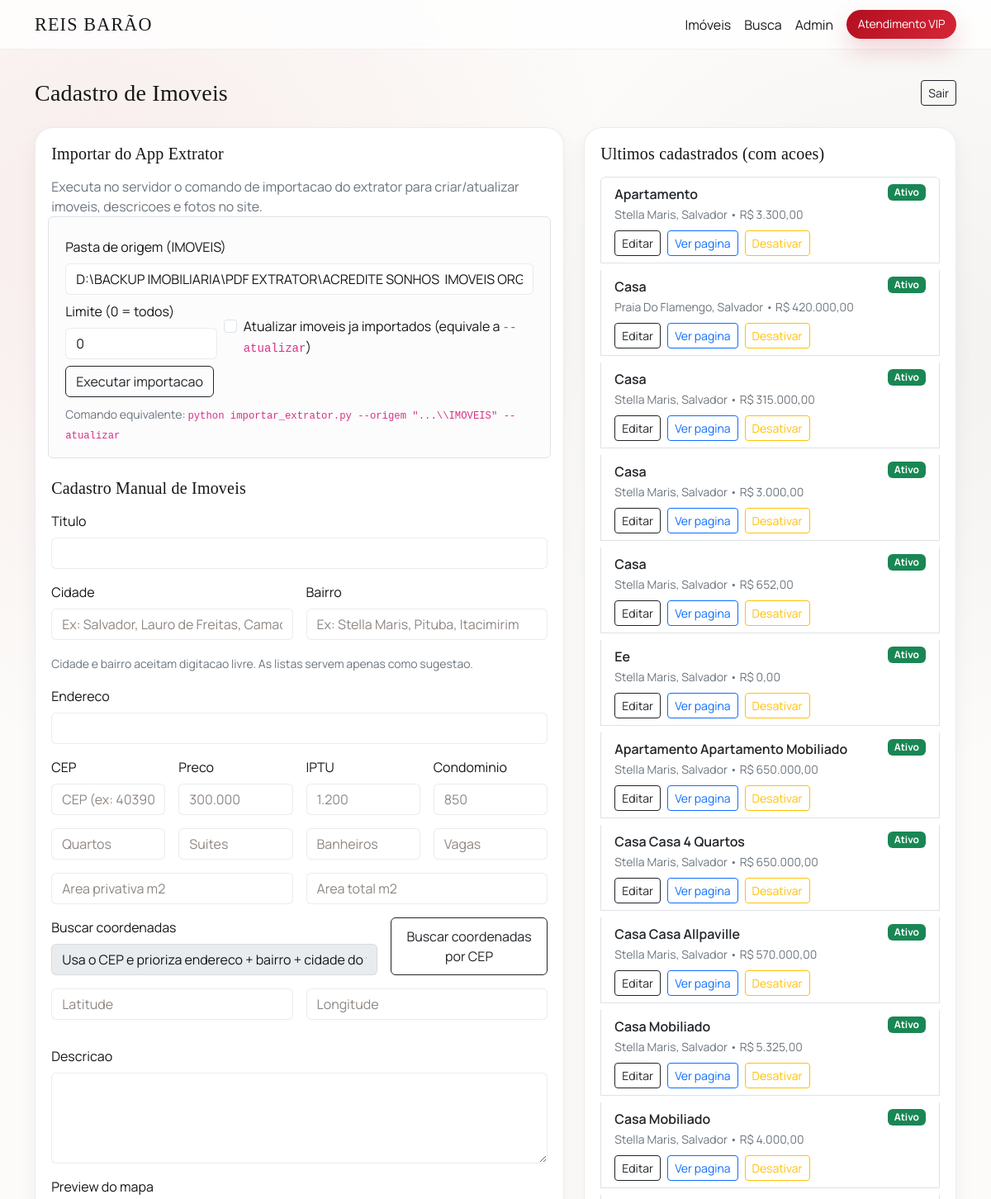
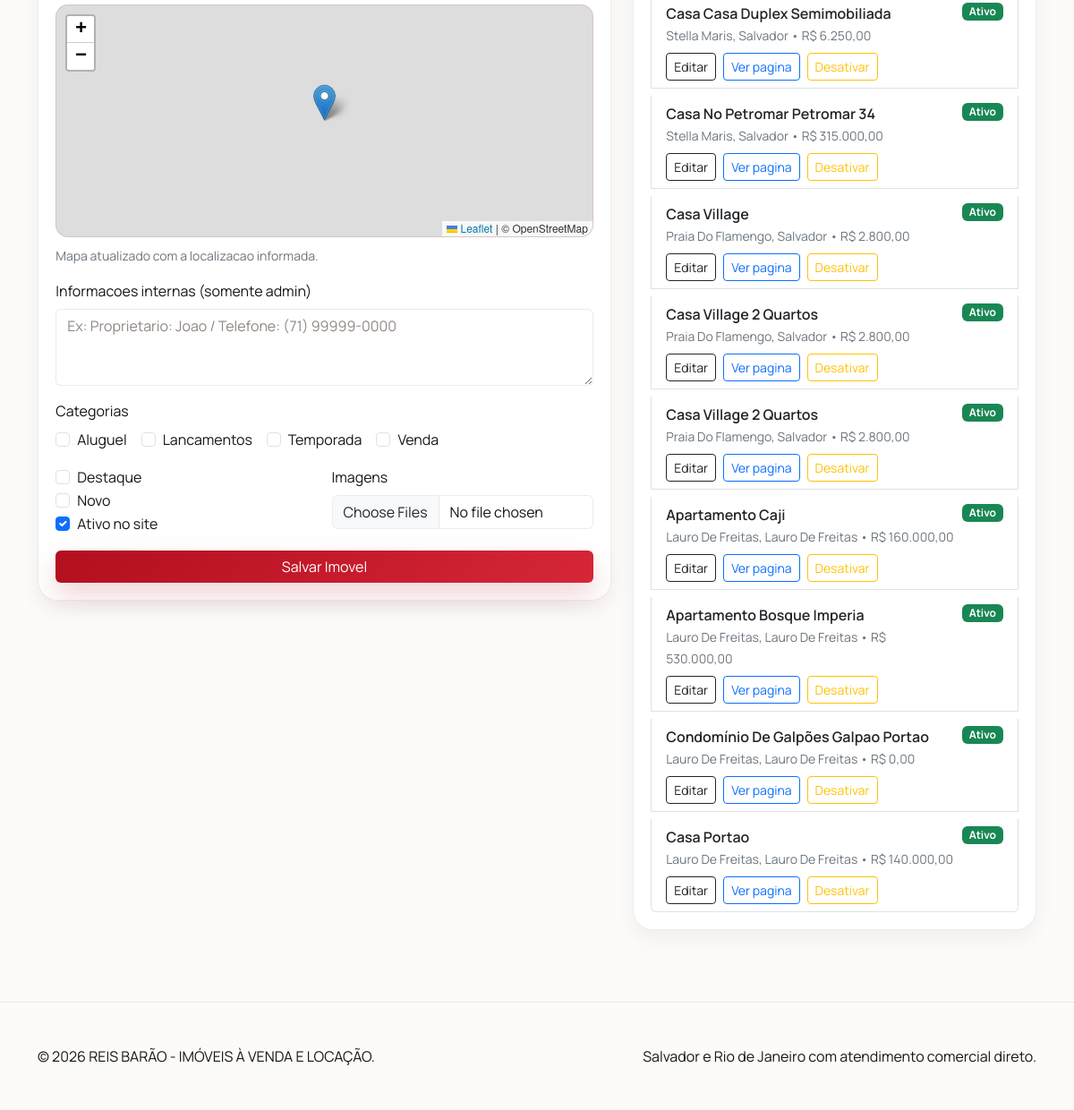
/admin (signed in), run on the app's committed database (2 pictures, top to bottom).
### app.py (models this page shows, shortened)
class Categoria(db.Model):
    id = db.Column(db.Integer, primary_key=True)
    nome = db.Column(db.String(40), unique=True, nullable=False, index=True)
    slug = db.Column(db.String(60), unique=True, nullable=False, index=True)
    ativa = db.Column(db.Boolean, default=True, nullable=False)

class Imovel(db.Model):
    id = db.Column(db.Integer, primary_key=True)
    slug = db.Column(db.String(160), unique=True, nullable=False, index=True)
    codigo_origem = db.Column(db.String(120), index=True)
    titulo = db.Column(db.String(180), nullable=False, index=True)
    descricao = db.Column(db.Text, nullable=False)
    info_interna = db.Column(db.Text)
    cidade = db.Column(db.String(120), nullable=False, index=True)
    bairro = db.Column(db.String(120), nullable=False, index=True)
    cep = db.Column(db.String(9), index=True)
    endereco = db.Column(db.String(220))
    latitude = db.Column(db.Float)
    longitude = db.Column(db.Float)
    preco = db.Column(db.Numeric(14, 2), nullable=False, index=True)
    iptu = db.Column(db.Numeric(12, 2), default=0)
    condominio = db.Column(db.Numeric(12, 2), default=0)
    area_privativa = db.Column(db.Float, nullable=False)
    area_total = db.Column(db.Float)
    quartos = db.Column(db.Integer, default=0)
    suites = db.Column(db.Integer, default=0)
    banheiros = db.Column(db.Integer, default=0)
    vagas = db.Column(db.Integer, default=0)
    destaque = db.Column(db.Boolean, default=False, nullable=False)
    novo = db.Column(db.Boolean, default=False, nullable=False)
    ativo = db.Column(db.Boolean, default=True, nullable=False, index=True)
    created_at = db.Column(db.DateTime, default=datetime.utcnow, nullable=False, index=True)
    updated_at = db.Column(
        db.DateTime, default=datetime.utcnow, onupdate=datetime.utcnow, nullable=False
    )
    categorias = db.relationship(
        "Categoria", secondary=imovel_categoria, lazy="subquery", backref="imoveis"
    )
    imagens = db.relationship(
        "ImagemImovel",
        backref="imovel",
        lazy="select",
        cascade="all, delete-orphan",
        order_by="ImagemImovel.ordem.asc()",
    )
    @property
    def url_publica(self):
        return url_for("detalhe_imovel", slug=self.slug, imovel_id=self.id)

### app.py (the view, shortened to what this page needs)
@app.route("/admin", methods=["GET", "POST"])
@admin_required
def admin():
    categorias = Categoria.query.order_by(Categoria.nome.asc()).all()
    cidades = [r[0] for r in db.session.query(Imovel.cidade).filter(Imovel.cidade.isnot(None)).distinct().order_by(Imovel.cidade.asc()).all() if r[0]]
    bairros = [r[0] for r in db.session.query(Imovel.bairro).filter(Imovel.bairro.isnot(None)).distinct().order_by(Imovel.bairro.asc()).all() if r[0]]
    imoveis = Imovel.query.order_by(Imovel.created_at.desc()).limit(20).all()
    return render_template(
        "admin.html",
        categorias=categorias,
        imoveis=imoveis,
        cidades=cidades,
        bairros=bairros,
        extrator_origem_padrao=app.config["EXTRATOR_ORIGEM_PADRAO"],
        meta={"title": "Admin de Imoveis"},
    )

### templates/admin.html (shortened to what this page needs)
{% extends "base.html" %}
{% block content %}
<section class="py-5 mt-5">
  <div class="container">
    <div class="d-flex justify-content-between align-items-center flex-wrap gap-2 mb-4">
      <h1 class="h3 mb-0">Cadastro de Imoveis</h1>
      <a href="{{ url_for('admin_logout') }}" class="btn btn-outline-dark btn-sm">Sair</a>
    </div>
    <div class="row g-4">
      <div class="col-lg-7">
        <div class="lead-box">
          <h2 class="h5 mb-3">Importar do App Extrator</h2>
          <p class="text-secondary mb-2">
            Executa no servidor o comando de importacao do extrator para criar/atualizar imoveis, descricoes e fotos no site.
          </p>
          <form method="post" action="{{ url_for('admin_importar_extrator') }}" class="row g-2 mb-4 border rounded p-3 bg-light-subtle">
            <div class="col-12">
              <label class="form-label">Pasta de origem (IMOVEIS)</label>
              <input name="origem" class="form-control" value="{{ extrator_origem_padrao }}">
            </div>
            <div class="col-md-4">
              <label class="form-label">Limite (0 = todos)</label>
              <input name="limite" type="number" min="0" class="form-control" value="0">
            </div>
            <div class="col-md-8 d-flex align-items-end">
              <div class="form-check">
                <input class="form-check-input" type="checkbox" name="atualizar" id="atualizarExtrator">
                <label class="form-check-label" for="atualizarExtrator">
                  Atualizar imoveis ja importados (equivale a <code>--atualizar</code>)
                </label>
              </div>
            </div>
            <div class="col-12 d-grid d-md-flex">
              <button class="btn btn-outline-dark" type="submit">Executar importacao</button>
            </div>
            <div class="col-12">
              <small class="text-secondary">
                Comando equivalente: <code>python importar_extrator.py --origem "...\\IMOVEIS" --atualizar</code>
              </small>
            </div>
          </form>
          <h2 class="h5 mb-3">Cadastro Manual de Imoveis</h2>
          <form method="post" enctype="multipart/form-data" class="row g-3">
            <div class="col-12">
              <label class="form-label">Titulo</label>
              <input name="titulo" class="form-control" required>
            </div>
            <div class="col-md-6">
              <label class="form-label">Cidade</label>
              <div class="position-relative">
                <input name="cidade" id="adminCidade" class="form-control" placeholder="Ex: Salvador, Lauro de Freitas, Camacari" autocomplete="off" required>
              </div>
            </div>
            <div class="col-md-6">
              <label class="form-label">Bairro</label>
              <div class="position-relative">
                <input name="bairro" id="adminBairro" class="form-control" placeholder="Ex: Stella Maris, Pituba, Itacimirim" autocomplete="off" required>
              </div>
            </div>
            <div class="col-12">
              <small class="text-secondary">Cidade e bairro aceitam digitacao livre. As listas servem apenas como sugestao.</small>
            </div>
            <div class="col-12">
              <label class="form-label">Endereco</label>
              <input name="endereco" class="form-control">
            </div>
            <div class="col-md-3">
              <label class="form-label">CEP</label>
              <input id="cepBusca" name="cep" type="text" class="form-control" inputmode="numeric" maxlength="9" placeholder="CEP (ex: 40390-070)">
            </div>
            <div class="col-md-3">
              <label class="form-label">Preco</label>
              <input name="preco" type="text" inputmode="numeric" class="form-control brl-number" placeholder="300.000" required>
            </div>
            <div class="col-md-3">
              <label class="form-label">IPTU</label>
              <input name="iptu" type="text" inputmode="numeric" class="form-control brl-number" placeholder="1.200">
            </div>
            <div class="col-md-3">
              <label class="form-label">Condominio</label>
              <input name="condominio" type="text" inputmode="numeric" class="form-control brl-number" placeholder="850">
            </div>
            <div class="col-md-3"><input name="quartos" type="number" class="form-control" placeholder="Quartos"></div>
            <div class="col-md-3"><input name="suites" type="number" class="form-control" placeholder="Suites"></div>
            <div class="col-md-3"><input name="banheiros" type="number" class="form-control" placeholder="Banheiros"></div>
            <div class="col-md-3"><input name="vagas" type="number" class="form-control" placeholder="Vagas"></div>
            <div class="col-md-6"><input name="area_privativa" type="number" step="0.01" class="form-control" placeholder="Area privativa m2" required></div>
            <div class="col-md-6"><input name="area_total" type="number" step="0.01" class="form-control" placeholder="Area total m2"></div>
            <div class="col-md-8">
              <label class="form-label">Buscar coordenadas</label>
              <input id="buscaEnderecoHelper" type="text" class="form-control" value="Usa o CEP e prioriza endereco + bairro + cidade do formulario." disabled>
            </div>
            <div class="col-md-4 d-grid">
              <button type="button" id="btnBuscarCep" class="btn btn-outline-dark">Buscar coordenadas por CEP</button>
            </div>
            <div class="col-md-6"><input name="latitude" type="number" step="any" class="form-control" placeholder="Latitude"></div>
            <div class="col-md-6"><input name="longitude" type="number" step="any" class="form-control" placeholder="Longitude"></div>
            <div class="col-12">
              <label class="form-label">Descricao</label>
              <textarea name="descricao" class="form-control" rows="4"></textarea>
            </div>
            <div class="col-12">
              <label class="form-label">Preview do mapa</label>
              <div id="mapaPreviewAdmin" class="map-box admin-map-preview d-none"></div>
              <small id="mapaPreviewStatus" class="text-secondary">Preencha o CEP ou informe latitude e longitude para visualizar o mapa.</small>
            </div>
            <div class="col-12">
              <label class="form-label">Informacoes internas (somente admin)</label>
              <textarea name="info_interna" class="form-control" rows="3" placeholder="Ex: Proprietario: Joao / Telefone: (71) 99999-0000"></textarea>
            </div>
            <div class="col-12">
              <label class="form-label">Categorias</label>
              <div class="d-flex gap-3 flex-wrap">
                {% for categoria in categorias %}
                <div class="form-check">
                  <input class="form-check-input" type="checkbox" name="categorias" value="{{ categoria.id }}" id="cat-{{ categoria.id }}">
                  <label class="form-check-label" for="cat-{{ categoria.id }}">{{ categoria.nome }}</label>
                </div>
                {% endfor %}
              </div>
            </div>
            <div class="col-md-6">
              <div class="form-check"><input class="form-check-input" type="checkbox" name="destaque" id="destaque"><label class="form-check-label" for="destaque">Destaque</label></div>
              <div class="form-check"><input class="form-check-input" type="checkbox" name="novo" id="novo"><label class="form-check-label" for="novo">Novo</label></div>
              <div class="form-check"><input class="form-check-input" type="checkbox" name="ativo" id="ativo" checked><label class="form-check-label" for="ativo">Ativo no site</label></div>
            </div>
            <div class="col-md-6">
              <label class="form-label">Imagens</label>
              <input type="file" name="imagens" class="form-control" multiple>
            </div>
            <div class="col-12 d-grid">
              <button class="btn btn-cta" type="submit">Salvar Imovel</button>
            </div>
          </form>
        </div>
      </div>
      <div class="col-lg-5">
        <div class="lead-box">
          <h2 class="h5 mb-3">Ultimos cadastrados (com acoes)</h2>
          <div class="list-group d-flex gap-2">
            {% for item in imoveis %}
            <div class="list-group-item">
              <div class="d-flex justify-content-between align-items-start gap-2">
                <div>
                  <div class="fw-semibold">{{ item.titulo }}</div>
                  <small class="text-secondary">{{ item.bairro }}, {{ item.cidade }} • {{ item.preco|brl }}</small>
                </div>
                {% if item.ativo %}
                <span class="badge text-bg-success">Ativo</span>
                {% else %}
                <span class="badge text-bg-secondary">Inativo</span>
                {% endif %}
              </div>
              <div class="d-flex flex-wrap gap-2 mt-2">
                <a href="{{ url_for('admin_editar_imovel', imovel_id=item.id) }}" class="btn btn-sm btn-outline-dark">Editar</a>
                <a href="{{ item.url_publica }}" class="btn btn-sm btn-outline-primary" target="_blank" rel="noopener">Ver pagina</a>
                <form method="post" action="{{ url_for('admin_alterar_status_imovel', imovel_id=item.id) }}" class="m-0">
                  <button class="btn btn-sm btn-outline-warning" type="submit">
                    {{ 'Desativar' if item.ativo else 'Ativar' }}
                  </button>
                </form>
              </div>
            </div>
            {% else %}
            <div class="text-secondary">Nenhum imovel cadastrado ainda.</div>
            {% endfor %}
          </div>
        </div>
      </div>
    </div>
  </div>
</section>
{% endblock %}

### templates/base.html (shortened to what this page needs)
<!doctype html>
<html lang="pt-BR">
<head>
  <link href="https://cdn.jsdelivr.net/npm/bootstrap@5.3.3/dist/css/bootstrap.min.css" rel="stylesheet">
  <link href="https://cdn.jsdelivr.net/npm/bootstrap-icons@1.11.3/font/bootstrap-icons.min.css" rel="stylesheet">
  <link href="https://cdn.jsdelivr.net/npm/glightbox/dist/css/glightbox.min.css" rel="stylesheet">
  <link href="https://unpkg.com/leaflet@1.9.4/dist/leaflet.css" rel="stylesheet">
  <link href="{{ url_for('static', filename='css/style.css') }}" rel="stylesheet">
</head>
<body>
  <header>
    <nav class="navbar navbar-expand-lg fixed-top navbar-glass" id="mainNavbar">
      <div class="container">
        <a class="navbar-brand brand-luxury" href="{{ url_for('index') }}">REIS BARÃO</a>
        <div class="collapse navbar-collapse" id="menuMain">
          <ul class="navbar-nav ms-auto align-items-lg-center">
            <li class="nav-item"><a class="nav-link" href="{{ url_for('index') }}#vitrine">Imóveis</a></li>
            <li class="nav-item"><a class="nav-link" href="{{ url_for('index') }}#filtros">Busca</a></li>
            <li class="nav-item"><a class="nav-link" href="{{ url_for('admin') }}">Admin</a></li>
            <li class="nav-item ms-lg-2"><a class="btn btn-cta-sm" href="https://wa.me/5571981330465" target="_blank" rel="noopener">Atendimento VIP</a></li>
          </ul>
        </div>
      </div>
    </nav>
  </header>
  <main>{% block content %}{% endblock %}</main>
  <footer class="footer-luxury py-5">
    <div class="container d-flex flex-column flex-md-row justify-content-between align-items-md-center gap-2">
      <p class="mb-0">&copy; {{ current_year }} REIS BARÃO - IMÓVEIS À VENDA E LOCAÇÃO.</p>
      <p class="mb-0">Salvador e Rio de Janeiro com atendimento comercial direto.</p>
    </div>
  </footer>
</body>
</html>

### data on the page
Categoria: nome "Aluguel"
Categoria: nome "Lancamentos"
Categoria: nome "Temporada"
Categoria: nome "Venda"
Imovel: titulo "Apartamento", bairro "Stella Maris", cidade "Salvador", preco|brl "R$ 3.300,00", shows "Ativo", ativo "Desativar"
Imovel: titulo "Casa", bairro "Praia Do Flamengo", cidade "Salvador", preco|brl "R$ 420.000,00", shows "Ativo", ativo "Desativar"
Imovel: titulo "Casa", bairro "Stella Maris", cidade "Salvador", preco|brl "R$ 315.000,00", shows "Ativo", ativo "Desativar"
Imovel: titulo "Casa", bairro "Stella Maris", cidade "Salvador", preco|brl "R$ 3.000,00", shows "Ativo", ativo "Desativar"
Imovel: titulo "Casa", bairro "Stella Maris", cidade "Salvador", preco|brl "R$ 652,00", shows "Ativo", ativo "Desativar"
Imovel: titulo "Ee", bairro "Stella Maris", cidade "Salvador", preco|brl "R$ 0,00", shows "Ativo", ativo "Desativar"
Imovel: titulo "Apartamento Apartamento Mobiliado", bairro "Stella Maris", cidade "Salvador", preco|brl "R$ 650.000,00", shows "Ativo", ativo "Desativar"
Imovel: titulo "Casa Casa 4 Quartos", bairro "Stella Maris", cidade "Salvador", preco|brl "R$ 650.000,00", shows "Ativo", ativo "Desativar"
Imovel: titulo "Casa Casa Allpaville", bairro "Stella Maris", cidade "Salvador", preco|brl "R$ 570.000,00", shows "Ativo", ativo "Desativar"
Imovel: titulo "Casa Mobiliado", bairro "Stella Maris", cidade "Salvador", preco|brl "R$ 5.325,00", shows "Ativo", ativo "Desativar"
Imovel: titulo "Casa Mobiliado", bairro "Stella Maris", cidade "Salvador", preco|brl "R$ 4.000,00", shows "Ativo", ativo "Desativar"
Imovel: titulo "Casa Casa Duplex Semimobiliada", bairro "Stella Maris", cidade "Salvador", preco|brl "R$ 6.250,00", shows "Ativo", ativo "Desativar"
Imovel: titulo "Casa No Petromar Petromar 34", bairro "Stella Maris", cidade "Salvador", preco|brl "R$ 315.000,00", shows "Ativo", ativo "Desativar"
Imovel: titulo "Casa Village", bairro "Praia Do Flamengo", cidade "Salvador", preco|brl "R$ 2.800,00", shows "Ativo", ativo "Desativar"
Imovel: titulo "Casa Village 2 Quartos", bairro "Praia Do Flamengo", cidade "Salvador", preco|brl "R$ 2.800,00", shows "Ativo", ativo "Desativar"
Imovel: titulo "Casa Village 2 Quartos", bairro "Praia Do Flamengo", cidade "Salvador", preco|brl "R$ 2.800,00", shows "Ativo", ativo "Desativar"
Imovel: titulo "Apartamento Caji", bairro "Lauro De Freitas", cidade "Lauro De Freitas", preco|brl "R$ 160.000,00", shows "Ativo", ativo "Desativar"
Imovel: titulo "Apartamento Bosque Imperia", bairro "Lauro De Freitas", cidade "Lauro De Freitas", preco|brl "R$ 530.000,00", shows "Ativo", ativo "Desativar"
Imovel: titulo "Condomínio De Galpões Galpao Portao", bairro "Lauro De Freitas", cidade "Lauro De Freitas", preco|brl "R$ 0,00", shows "Ativo", ativo "Desativar"
Imovel: titulo "Casa Portao", bairro "Lauro De Freitas", cidade "Lauro De Freitas", preco|brl "R$ 140.000,00", shows "Ativo", ativo "Desativar"
